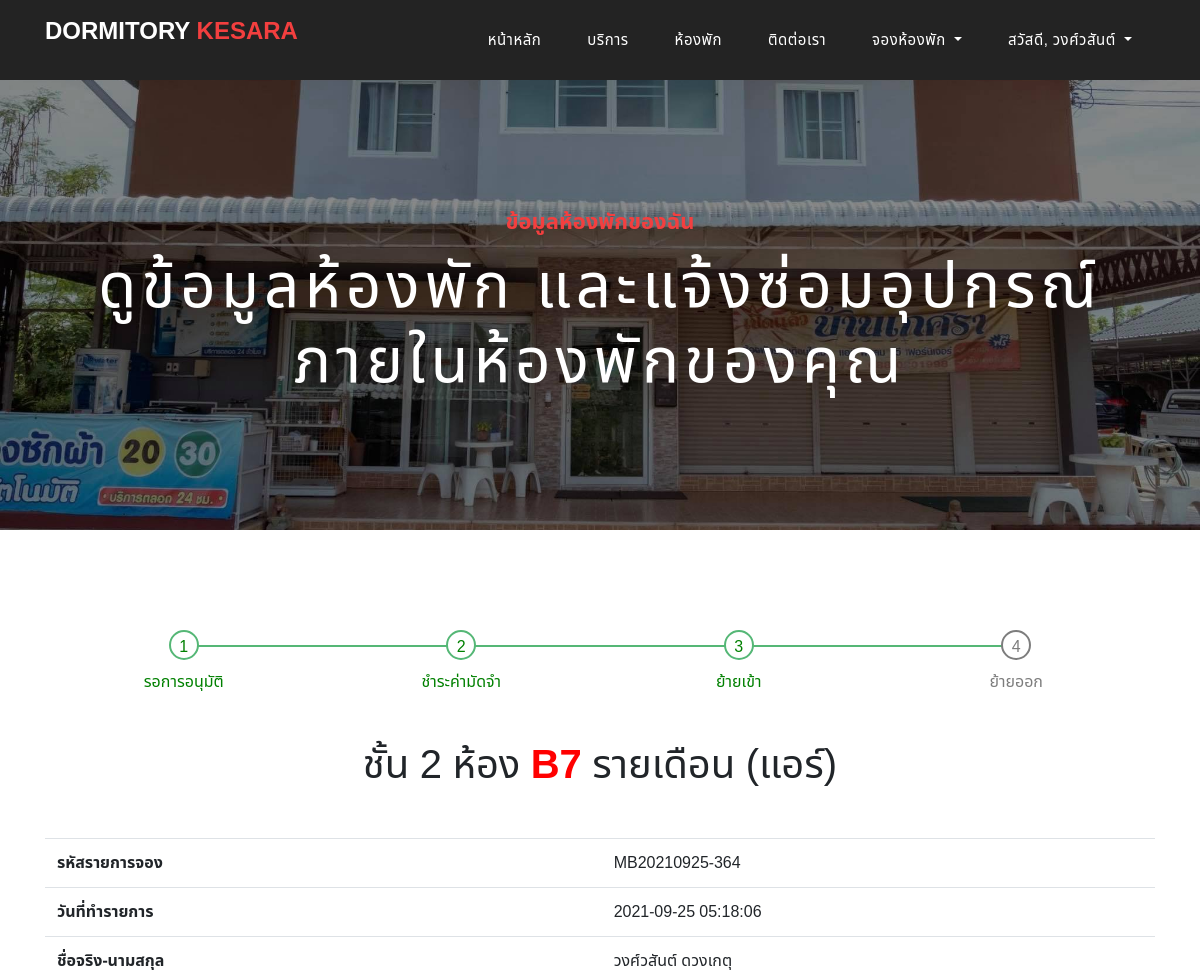
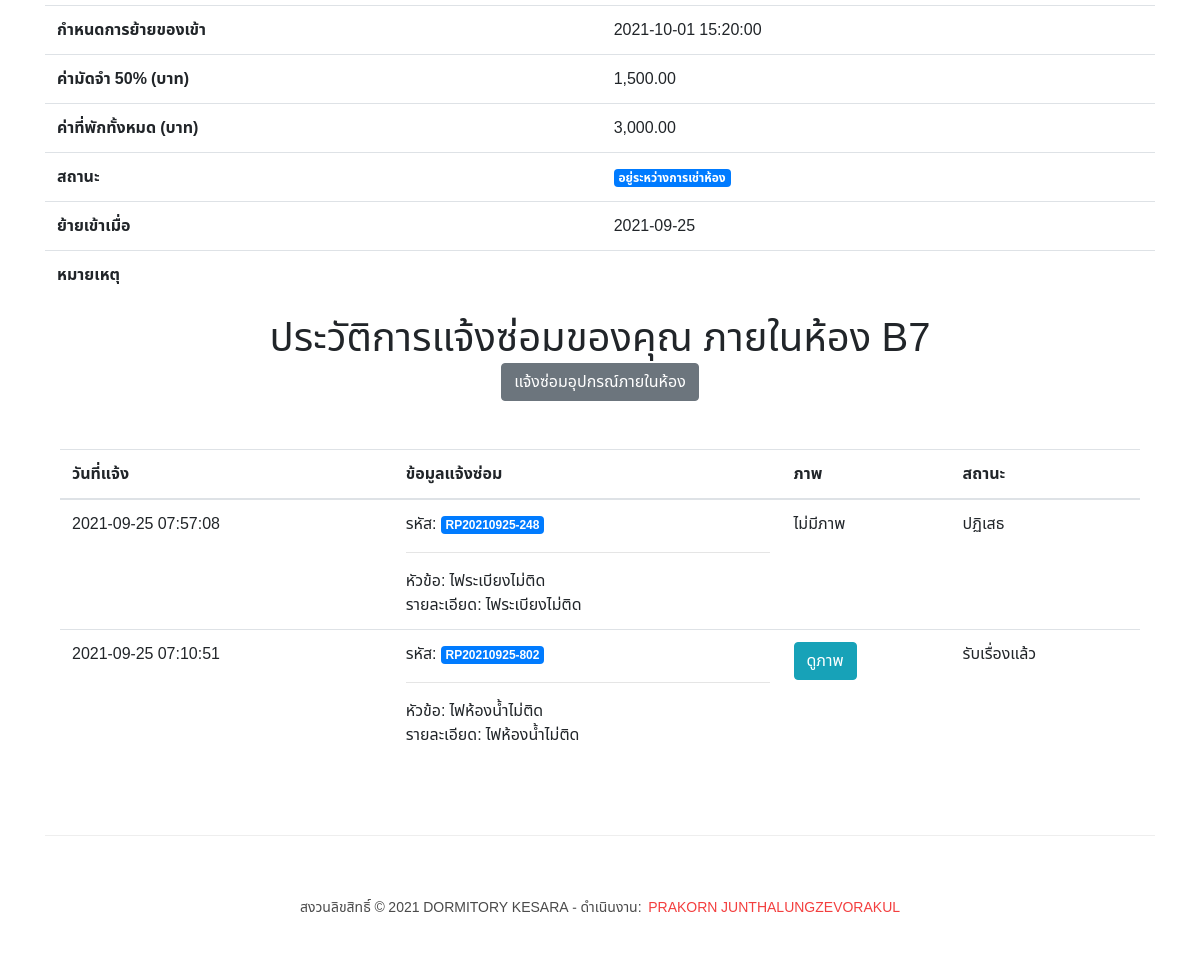
Page /current_book.php (signed in) on the committed database (2 pictures, top to bottom).
### tables this page shows
CREATE TABLE `monthly_books` (
  `id` varchar(255) NOT NULL COMMENT 'รหัส',
  `customer_id` char(13) NOT NULL COMMENT 'รหัสลูกค้า',
  `schedule_move_in` datetime DEFAULT NULL COMMENT 'กำหนดการจะย้ายเข้า',
  `move_in_date` date DEFAULT NULL COMMENT 'วันที่ย้ายเข้า',
  `move_out_date` date DEFAULT NULL COMMENT 'วันที่ย้ายออก',
  `cost` decimal(10,2) NOT NULL COMMENT 'ค่าที่พัก',
  `monthly_room_id` varchar(255) NOT NULL COMMENT 'เลขห้อง',
  `status` varchar(255) NOT NULL COMMENT 'สถานะ',
  `note` text NOT NULL COMMENT 'หมายเหตุ',
  `created` timestamp NOT NULL DEFAULT current_timestamp() COMMENT 'วันที่สร้างข้อมูล',
  `updated` timestamp NOT NULL DEFAULT current_timestamp() ON UPDATE current_timestamp() COMMENT 'อัพเดตล่าสุด'
);

CREATE TABLE `monthly_rooms` (
  `id` varchar(255) NOT NULL COMMENT 'เลขห้อง',
  `type` int(11) NOT NULL COMMENT 'ประเภทห้อง',
  `floor` varchar(255) NOT NULL COMMENT 'ชั้น',
  `img_position` text NOT NULL COMMENT 'ไฟล์ภาพตำแหน่งห้อง',
  `active` varchar(255) NOT NULL DEFAULT 'พร้อมใช้งาน' COMMENT 'สถานะห้อง',
  `created` timestamp NOT NULL DEFAULT current_timestamp() COMMENT 'วันที่เพิ่มข้อมูล',
  `updated` timestamp NOT NULL DEFAULT current_timestamp() ON UPDATE current_timestamp() COMMENT 'อัพเดตล่าสุด'
);

CREATE TABLE `roomtypes` (
  `id` int(11) NOT NULL COMMENT 'รหัส',
  `name` varchar(255) NOT NULL COMMENT 'ชื่อประเภท',
  `type` varchar(255) NOT NULL COMMENT 'ชนิด',
  `description` text NOT NULL COMMENT 'รายละเอียด',
  `price` decimal(10,2) NOT NULL COMMENT 'ค่าห้อง',
  `img` text NOT NULL COMMENT 'ไฟล์ภาพ',
  `created` timestamp NOT NULL DEFAULT current_timestamp() COMMENT 'วันที่สร้างข้อมูล',
  `updated` timestamp NOT NULL DEFAULT current_timestamp() ON UPDATE current_timestamp() COMMENT 'อัพเดตล่าสุด'
);

CREATE TABLE `repairs` (
  `id` varchar(255) NOT NULL COMMENT 'รหัส',
  `topic` varchar(255) NOT NULL COMMENT 'หัวข้อ',
  `description` text NOT NULL COMMENT 'รายละเอียด',
  `room_id` varchar(255) NOT NULL COMMENT 'เลขห้อง',
  `customer_id` char(13) NOT NULL COMMENT 'รหัสลูกค้า',
  `img` text NOT NULL COMMENT 'ไฟล์ภาพ',
  `status` varchar(255) NOT NULL COMMENT 'สถานะ',
  `note` text NOT NULL COMMENT 'หมายเหตุ',
  `created` timestamp NOT NULL DEFAULT current_timestamp() COMMENT 'วันที่สร้างข้อมูล',
  `updated` timestamp NOT NULL DEFAULT current_timestamp() ON UPDATE current_timestamp() COMMENT 'อัพเดตล่าสุด'
);

### current_book.php (the view, shortened to what this page needs)
<?php
require_once('api/connect.php');
$sql = "SELECT current_book FROM customers WHERE id_card = ?";
$stmt = $pdo->prepare($sql);
$stmt->execute([$_SESSION['CUSTOMER_ID']]);
$row = $stmt->fetchObject();
$current_book = $row->current_book;
if (!empty($current_book)) {
    $sql = "
        SELECT daily_books.id,customer_id,daterange,duration,check_in,check_out,time,cost,check_in_datetime,daily_room_id,status,note,name,floor,daily_books.created
        FROM daily_books,daily_rooms,roomtypes
        WHERE daily_books.daily_room_id=daily_rooms.id
        AND daily_rooms.type=roomtypes.id
        AND daily_books.id=?
    ";
    $stmt = $pdo->prepare($sql);
    $stmt->execute([$current_book]);
    $daily = $stmt->fetchObject();
    if (empty($daily)) {
        $sql = "
            SELECT monthly_books.id,customer_id,schedule_move_in,move_in_date,cost,monthly_room_id,status,note,name,floor,monthly_books.created
            FROM monthly_books,monthly_rooms,roomtypes
            WHERE monthly_books.monthly_room_id=monthly_rooms.id
            AND monthly_rooms.type=roomtypes.id
            AND monthly_books.id = ?
        ";
        $stmt = $pdo->prepare($sql);
        $stmt->execute([$current_book]);
        $monthly = $stmt->fetchObject();
        $sql = "SELECT * FROM repairs WHERE room_id=? AND customer_id=? ORDER BY created DESC";
        $stmt = $pdo->prepare($sql);
        $stmt->execute([$monthly->monthly_room_id, $_SESSION['CUSTOMER_ID']]);
        $repairs = $stmt->fetchAll();
    }
}
?>
<!DOCTYPE html>
<html lang="en">
<head>
    <?php require_once('layouts/head.php'); ?>
</head>
<body>
    <?php require_once('layouts/menu.php'); ?>
    <div class="page-heading contact-heading header-text">
        <div class="container">
            <div class="row">
                <div class="col-md-12">
                    <div class="text-content">
                        <h4>ข้อมูลห้องพักของฉัน</h4>
                        <h2>ดูข้อมูลห้องพัก และแจ้งซ่อมอุปกรณ์ภายในห้องพักของคุณ</h2>
                    </div>
                </div>
            </div>
        </div>
    </div>
    <div class="find-us">
        <div class="container">
            <div class="row">
                <?php if (!empty($current_book)) : ?>
                    <?php if (!empty($daily)) : ?>
                        <div class="col-12 mb-5">
                            <ul class="progressbar">
                                <li class="active">รอการอนุมัติ</li>
                                <li class="<?= ($daily->status == "รอเช็คอิน" || $daily->status == "อยู่ระหว่างการเช็คอิน") ? 'active' : '' ?>">ชำระค่ามัดจำ</li>
                                <li class="<?= ($daily->status == "อยู่ระหว่างการเช็คอิน") ? 'active' : '' ?>">เช็คอิน</li>
                                <li>เช็คเอาท์</li>
                            </ul>
                        </div>
                        <div class="col-12 text-center mb-5">
                            <h1>
                                ชั้น <?= $daily->floor ?> ห้อง <strong style="color:red;"><?= $daily->daily_room_id ?></strong> <?= $daily->name ?>
                            </h1>
                        </div>
                        <div class="col-12">
                            <table class="table table-hover">
                                <tr>
                                    <th>รหัสรายการจอง</th>
                                    <td><?= $daily->id ?></td>
                                </tr>
                                <tr>
                                    <th>วันที่ทำรายการ</th>
                                    <td><?= $daily->created ?></td>
                                </tr>
                                <tr>
                                    <th>ชื่อจริง-นามสกุล</th>
                                    <td><?= $_SESSION['CUSTOMER_FIRSTNAME'] . " " . $_SESSION['CUSTOMER_LASTNAME'] ?></td>
                                </tr>
                                <tr>
                                    <th>ช่วงวันที่</th>
                                    <td><?= $daily->daterange ?></td>
                                </tr>
                                <tr>
                                    <th>ระยะเวลา</th>
                                    <td><?= $daily->duration ?> คืน</td>
                                </tr>
                                <tr>
                                    <th>กำหนดการเช็คอิน</th>
                                    <td><?= $daily->check_in ?> เวลา <?= $daily->time ?> น.</td>
                                </tr>
                                <tr>
                                    <th>กำหนดการเช็คเอาท์</th>
                                    <td><?= $daily->check_out ?> เวลา <?= $daily->time ?> น.</td>
                                </tr>
                                <tr>
                                    <th>ค่ามัดจำ 50% (บาท)</th>
                                    <td><?= number_format($daily->cost / 2, 2) ?></td>
                                </tr>
                                <tr>
                                    <th>ค่าที่พักทั้งหมด (บาท)</th>
                                    <td><?= number_format($daily->cost, 2) ?></td>
                                </tr>
                                <tr>
                                    <th>สถานะ</th>
                                    <td>
                                        <span class="badge badge-primary"><?= $daily->status ?></span>
                                        <?php if ($daily->status == "รอชำระค่ามัดจำ") : ?>
                                            <a href="javascript:void(0)" onclick="dailyDeposit('<?= $daily->id ?>','<?= $daily->cost / 2 ?>')">คลิกชำระค่ามัดจำ!</a>
                                        <?php endif ?>
                                    </td>
                                </tr>
                                <tr>
                                    <th>เช็คอินเมื่อ</th>
                                    <td><?= ($daily->check_in_datetime == "" || $daily->check_in_datetime == null) ? 'ยังไม่ได้เช็คอินที่พัก' : $daily->check_in_datetime ?></td>
                                </tr>
                                <tr>
                                    <th>หมายเหตุ</th>
                                    <td><?= $daily->note ?></td>
                                </tr>
                            </table>
                        </div>
                    <?php elseif (!empty($monthly)) : ?>
                        <div class="col-12 mb-5">
                            <ul class="progressbar">
                                <li class="active">รอการอนุมัติ</li>
                                <li class="<?= ($monthly->status == "รอย้ายเข้า" || $monthly->status == "อยู่ระหว่างการเช่าห้อง") ? 'active' : '' ?>">ชำระค่ามัดจำ</li>
                                <li class="<?= ($monthly->status == "อยู่ระหว่างการเช่าห้อง") ? 'active' : '' ?>">ย้ายเข้า</li>
                                <li>ย้ายออก</li>
                            </ul>
                        </div>
                        <div class="col-12 text-center mb-5">
                            <h1>
                                ชั้น <?= $monthly->floor ?> ห้อง <strong style="color:red;"><?= $monthly->monthly_room_id ?></strong> <?= $monthly->name ?>
                            </h1>
                        </div>
                        <div class="col-12">
                            <table class="table table-hover">
                                <tr>
                                    <th>รหัสรายการจอง</th>
                                    <td><?= $monthly->id ?></td>
                                </tr>
                                <tr>
                                    <th>วันที่ทำรายการ</th>
                                    <td><?= $monthly->created ?></td>
                                </tr>
                                <tr>
                                    <th>ชื่อจริง-นามสกุล</th>
                                    <td><?= $_SESSION['CUSTOMER_FIRSTNAME'] . " " . $_SESSION['CUSTOMER_LASTNAME'] ?></td>
                                </tr>
                                <tr>
                                    <th>กำหนดการย้ายของเข้า</th>
                                    <td><?= $monthly->schedule_move_in ?></td>
                                </tr>
                                <tr>
                                    <th>ค่ามัดจำ 50% (บาท)</th>
                                    <td><?= number_format($monthly->cost / 2, 2) ?></td>
                                </tr>
                                <tr>
                                    <th>ค่าที่พักทั้งหมด (บาท)</th>
                                    <td><?= number_format($monthly->cost, 2) ?></td>
                                </tr>
                                <tr>
                                    <th>สถานะ</th>
                                    <td>
                                        <span class="badge badge-primary"><?= $monthly->status ?></span>
                                    </td>
                                </tr>
                                <tr>
                                    <th>ย้ายเข้าเมื่อ</th>
                                    <td><?= ($monthly->move_in_date == "" || $monthly->move_in_date == null) ? 'ยังไม่ได้ย้ายเข้าที่พัก' : $monthly->move_in_date ?></td>
                                </tr>
                                <tr>
                                    <th>หมายเหตุ</th>
                                    <td><?= $monthly->note ?></td>
                                </tr>
                            </table>
                            <div class="col-12">
                                <div class="text-center mb-5">
                                    <h1>ประวัติการแจ้งซ่อมของคุณ ภายในห้อง <?= $monthly->monthly_room_id ?></h1>
                                    <?php if ($monthly->status == "อยู่ระหว่างการเช่าห้อง") : ?>
                                        <button class="btn btn-secondary" onclick="repair('<?= $monthly->monthly_room_id ?>')">
                                            แจ้งซ่อมอุปกรณ์ภายในห้อง
                                        </button>
                                    <?php endif ?>
                                </div>
                                <?php if (count($repairs) > 0) : ?>
                                    <div class="table-responsive">
                                        <table class="table table-hover">
                                            <thead>
                                                <tr>
                                                    <th>วันที่แจ้ง</th>
                                                    <th>ข้อมูลแจ้งซ่อม</th>
                                                    <th>ภาพ</th>
                                                    <th>สถานะ</th>
                                                </tr>
                                            </thead>
                                            <tbody>
                                                <?php foreach ($repairs as $repair) { ?>
                                                    <tr>
                                                        <td><?= $repair['created'] ?></td>
                                                        <td>
                                                            รหัส: <span class="badge badge-primary"><?= $repair['id'] ?></span>
                                                            <br>
                                                            <hr>
                                                            หัวข้อ: <?= $repair['topic'] ?> <br>
                                                            รายละเอียด: <?= $repair['description'] ?>
                                                        </td>
                                                        <td>
                                                            <?php if ($repair['img'] != "") : ?>
                                                                <button class="btn btn-info" onclick="viewImage('<?= $repair['img'] ?>')">ดูภาพ</button>
                                                            <?php else : ?>
                                                                ไม่มีภาพ
                                                            <?php endif ?>
                                                        </td>
                                                        <td><?= $repair['status'] ?></td>
                                                    </tr>
                                                <?php } ?>
                                            </tbody>
                                        </table>
                                    </div>
                                <?php endif ?>
                            </div>
                        </div>
                    <?php endif ?>
                <?php endif ?>
            </div>
        </div>
    </div>
    <?php require_once('layouts/footer.php'); ?>
</body>
</html>

### rows in the picture
monthly_books: monthly_room.floor "2", monthly_room "B7", roomtypes.name "รายเดือน (แอร์)", id "MB20210925-364", created "2021-09-25 05:18:06", schedule_move_in "2021-10-01 15:20:00", $monthly->cost/2 "1,500.00", cost "3,000.00", status "อยู่ระหว่างการเช่าห้อง", move_in_date "2021-09-25"
repairs: created "2021-09-25 07:57:08", id "RP20210925-248", topic "ไฟระเบียงไม่ติด", description "ไฟระเบียงไม่ติด", img "ไม่มีภาพ", status "ปฏิเสธ"
repairs: created "2021-09-25 07:10:51", id "RP20210925-802", topic "ไฟห้องน้ำไม่ติด", description "ไฟห้องน้ำไม่ติด", status "รับเรื่องแล้ว"

### other values in the picture
$_SESSION['CUSTOMER_FIRSTNAME'] "วงศ์วสันต์"
$_SESSION['CUSTOMER_LASTNAME'] "ดวงเกตุ"
